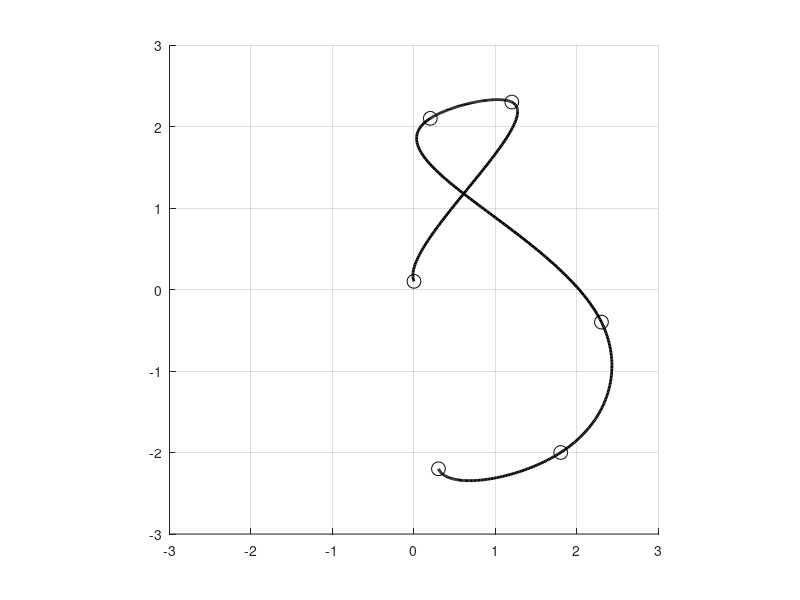

The MATLAB script that drew this image:
function main
clc,close all
hL=[]; % busimu objektu valdikliu masyvas
f=figure; hold on; grid on

%X=[3.5  1.5  1.2  2.5  3 1 ]
%Y=[2.5  2.2  1.5 0.5  -1  -1.5 ]

X=[0 1.2 0.2 2.3 1.8 0.3]
Y=[0.1 2.3 2.1 -0.4 -2 -2.2]

nP=length(X);
t(1)=0; for i=2:nP, t(i)=t(i-1)+norm([X(i) Y(i)]-[X(i-1) Y(i-1)]);  end
t

figure(1);axis([-3,3,-3,3]);axis equal;hold on;

% vaizduojame duotus taskus
for i=1:nP, 
    h(i)=plot(X(i), Y(i),'ko','ButtonDownFcn',@startDragFcn,'MarkerSize',10);
    % kas atliekama paspaudus peles klavisa, nurodoma funkcijoje startDragFcn
    % tasku objektu valdikliai issaugomi masyve h
end

set(f,'WindowButtonUpFcn',@stopDragFcn); % kas atliekama atleidus peles klavisa, nurodoma funkcijoje stopDragFcn

splainu_parametrinis_interpoliavimas(X,Y,t);  % interpoliuojame pagal ivestus taskus ir 
                                                   % nubraizome pradine kreive  
                                                   
%************************************************************************   
% Toliau programa laukia pertraukimo nuo peles klaviso, kuris inicijuja 
% startDragFcn arba stopDragFcn vykdyma. Jos savo ruoztu peles judesi susieja arba atsieja 
% su draggingFcn
%************************************************************************
                                                   
%-----------  vidines funkcijos ------------------
%  jos aprasomos anksciau, nei sutinkamas pagrindines funkcijos "end",
%  todel visi pagrindineje funkcijoje naudojami kintamieji matomi taip pat
%  ir vidinese funkcijose

function startDragFcn(varargin)
    % apraso, kas atliekama, kai paspaudziamas kairys peles klavisas
    set(gcf, 'WindowButtonMotionFcn',@draggingFcn); % nurodo funkcija, kuria reikia nuolat kviesti pelei judant
end

function draggingFcn(varargin)    
    % apraso, kas atliekama, kai pakinta pele valdomo objekto padetis
    
    pt=get(gca,'Currentpoint');  % perskaitoma nauja padetis
    set(gco,'xData',pt(1,1),'yData',pt(1,2)); % pakeiciamos objekto koordinates
    X(find(gco == h))=pt(1,1);   
    Y(find(gco == h))=pt(1,2);
    % kvieciame savo sukurta funkcija interpoliuojanciai kreivei apskaiciuoti: 
    splainu_parametrinis_interpoliavimas(X,Y,t);
    
end

function stopDragFcn(varargin)
    % apraso, kas atliekama, kai atleidziamas kairys peles klavisas
    set(gcf, 'WindowButtonMotionFcn','');% nurodo, kad atleidus peles klavisa peles judejimas nebeturi kviesti funkcijos
    
end

function splainu_parametrinis_interpoliavimas(X,Y,t)
nP=length(X) % interpoliavimo tasku skaicius
if ~isempty(hL), delete(hL); end
 
DDFX=splaino_koeficientai(t,X);
DDFY=splaino_koeficientai(t,Y);

for iii=1:nP-1  %------  ciklas per intervalus tarp gretimu tasku

nnn=100;
[SX,sss]=splainas(t(iii:iii+1),X(iii:iii+1),DDFX(iii:iii+1),nnn);
[SY,sss]=splainas(t(iii:iii+1),Y(iii:iii+1),DDFY(iii:iii+1),nnn);
hL(iii)=plot(SX,SY,'k-','LineWidth',2,'MarkerSize',8)

end %-----------------ciklas per intervalus pabaiga
% splaino intervalu objektu valdikliai issaugomi masyve hL

return
end


function DDF=splaino_koeficientai(X,Y)
% apskaiciuojamos antros isvestines splaino mazguose
% iopt=1 - periodinis splainas

n=length(X);
A=zeros(n);b=zeros(n,1);
d=X(2:n)-X(1:(n-1));
 for i=1:n-2
     A(i,i:i+2)=[d(i)/6, (d(i)+d(i+1))/3,d(i+1)/6];
     b(i)=(Y(i+2)-Y(i+1))/d(i+1)-(Y(i+1)-Y(i))/d(i);
 end
 
A(n-1,[1,2,n-1,n])=[d(1)/3, d(1)/6, d(n-1)/6,d(n-1)/3]; 
A(n,[1,n])=[1,-1];  
b(n-1)=(Y(2)-Y(1))/d(1)-(Y(n)-Y(n-1))/d(n-1);

DDF=A\b;
 
return
end


function [S,sss]=splainas(X,Y,DDF,nnn)
% splaino intervale tarp dvieju tasku apskaiciavimas
% nnn - vaizdavimo tzku skaicius
% S - splaino reiksmes
% sss - vaizdavimo abscises
d=X(2)-X(1);
sss=X(1):(X(2)-X(1))/(nnn-1):X(2);
S=DDF(1)/2*(sss-X(1)).^2+(DDF(2)-DDF(1))/(6*d)*(sss-X(1)).^3+(sss-X(1))*((Y(2)-Y(1))/d-DDF(1)*d/3-DDF(2)*d/6) +Y(1);

return
end

end 
